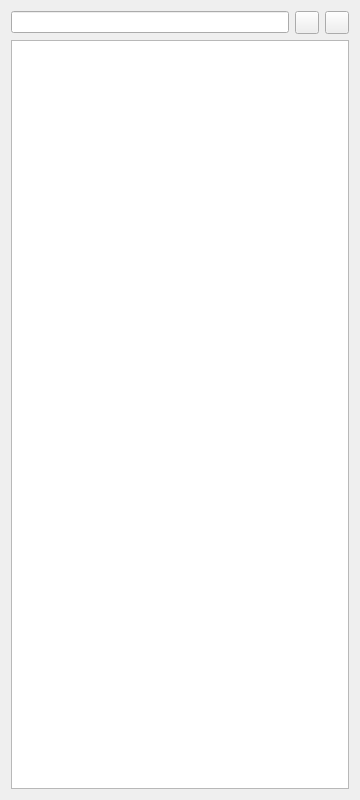
<?xml version="1.0" encoding="UTF-8"?>
<ui version="4.0">
 <class>Downloader</class>
 <widget class="QWidget" name="Downloader">
  <property name="geometry">
   <rect>
    <x>0</x>
    <y>0</y>
    <width>360</width>
    <height>800</height>
   </rect>
  </property>
  <property name="windowTitle">
   <string>Form</string>
  </property>
  <property name="styleSheet">
   <string notr="true"/>
  </property>
  <layout class="QVBoxLayout" name="verticalLayout" stretch="1,10">
   <item>
    <layout class="QHBoxLayout" name="horizontalLayout_3">
     <item>
      <layout class="QHBoxLayout" name="horizontalLayout">
       <item>
        <widget class="QLineEdit" name="urlEdit"/>
       </item>
       <item>
        <widget class="QToolButton" name="pasteButton">
         <property name="text">
          <string/>
         </property>
         <property name="icon">
          <iconset>
           <normalon>:/icon/icon/粘贴.png</normalon>
          </iconset>
         </property>
        </widget>
       </item>
       <item>
        <widget class="QToolButton" name="downloadButton">
         <property name="text">
          <string/>
         </property>
         <property name="icon">
          <iconset>
           <normalon>:/icon/icon/下载.png</normalon>
          </iconset>
         </property>
        </widget>
       </item>
      </layout>
     </item>
    </layout>
   </item>
   <item>
    <layout class="QHBoxLayout" name="horizontalLayout_2" stretch="0">
     <item>
      <widget class="QListWidget" name="infoWidget">
       <property name="styleSheet">
        <string notr="true">QListView 
{
      show-decoration-selected: 1;
}
 
QListView::item:alternate 
{
      background: #EEEEEE;
}
 
QListView::item:selected 
{
      border: 1px solid #d4d4d4;
}
 
QListView::item:selected:!active 
{
	background-color: qlineargradient(spread:pad, x1:1, y1:0.0284091, x2:0, y2:0, stop:0.278607 rgba(252, 210, 171, 255), stop:1 rgba(255, 255, 255, 255));
}
 
QListView::item:selected:active
{
	background-color: qlineargradient(spread:pad, x1:1, y1:0.0284091, x2:0, y2:0, stop:0.278607 rgba(245, 252, 171, 255), stop:1 rgba(255, 255, 255, 255));
}
 
QListView::item:hover
{
      background: qlineargradient(x1: 0, y1: 0, x2: 0, y2: 1,
                                  stop: 0 #FAFBFE, stop: 1 #DCDEF1);
}

//适用于开启交替颜色
QListWidget#listWidget
{
    alternate-background-color:blue;
	background:yellow
}</string>
       </property>
       <property name="currentRow">
        <number>-1</number>
       </property>
      </widget>
     </item>
    </layout>
   </item>
  </layout>
 </widget>
 <resources>
  <include location="../res/resource.qrc"/>
 </resources>
 <connections/>
</ui>
